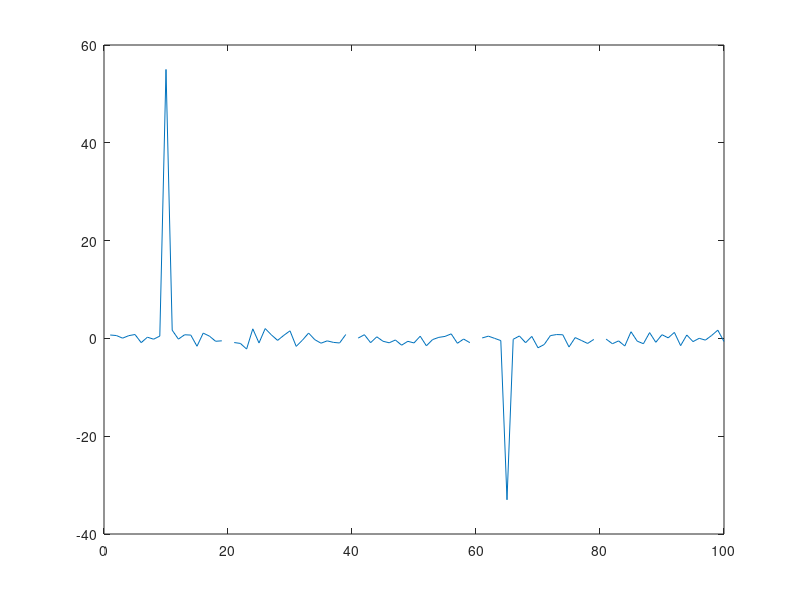

MATLAB code for this plot:
%线型图
% x = 0:0.05:30;%坐标轴从零开始，到30结束，精度为0.05
% y = sin(x)
% y2  = cos(x)
% plot(x,y,x,y2,LineWidth=1,Color='r',ColorMode='auto',LineStyle='-')
% xlabel("x轴")
% ylabel("y轴")
% grid on
% axis([0 20 -1.5 1.5])%设置横纵坐标范围

%条形图
% t = -3:0.05:3;
% p = exp(-t.*t);
% bar(t,p)

%极坐标图
% thata = 0:0.01:2*pi;
% radi = abs(sin(7*thata));
% polarplot(thata,radi)

%散点图
% x = randn(1000,1);
% y = randn(1000,1);
% scatter(x,y)
% xlabel("eee")
% ylabel("aaa")

%三维图和子图
% [X,Y] = meshgrid(-2:0.05:2);
% Z = X.*exp(-X.^2-Y.^2);
% surf(X,Y,Z);
% colormap summer
% colorbar
% title("stsdfsd")

% x = 0:0.05:30;%坐标轴从零开始，到30结束，精度为0.05
% y = sin(x)
% 
% [X,Y] = meshgrid(-2:0.05:2);
% Z = X.*exp(-X.^2-Y.^2);
% colormap summer
% colorbar
% %设置多个图片，（2，3，4）二行三列第四个
% subplot(1,2,1);surf(X,Y,Z);title('one');
% subplot(1,2,2);plot(x,y);title('two');

%处理异常值
x = 1:100;
date = randn(1,100);
date(20:20:80)=NaN;
date(10) = 55;
date(65) = -33;
data(56) = 44;
plot(date);
